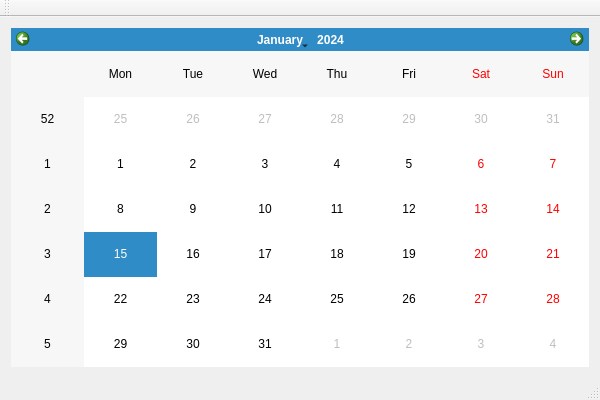
<?xml version="1.0" encoding="UTF-8"?>
<ui version="4.0">
 <class>BadgeWindow</class>
 <widget class="QMainWindow" name="BadgeWindow">
  <property name="geometry">
   <rect>
    <x>0</x>
    <y>0</y>
    <width>600</width>
    <height>400</height>
   </rect>
  </property>
  <property name="windowTitle">
   <string>Badge</string>
  </property>
  <widget class="QWidget" name="centralWidget">
   <layout class="QGridLayout" name="gridLayout">
    <item row="0" column="0">
     <widget class="QCalendarWidget" name="calendarWidget"/>
    </item>
   </layout>
  </widget>
  <widget class="QMenuBar" name="menuBar">
   <property name="geometry">
    <rect>
     <x>0</x>
     <y>0</y>
     <width>600</width>
     <height>22</height>
    </rect>
   </property>
  </widget>
  <widget class="QToolBar" name="mainToolBar">
   <attribute name="toolBarArea">
    <enum>TopToolBarArea</enum>
   </attribute>
   <attribute name="toolBarBreak">
    <bool>false</bool>
   </attribute>
  </widget>
  <widget class="QStatusBar" name="statusBar"/>
  <action name="actionSearch">
   <property name="text">
    <string>Search</string>
   </property>
  </action>
  <action name="actionInfo">
   <property name="text">
    <string>Info</string>
   </property>
  </action>
  <action name="actionClose">
   <property name="text">
    <string>Close</string>
   </property>
  </action>
  <action name="actionConfigure">
   <property name="text">
    <string>Configure</string>
   </property>
  </action>
 </widget>
 <layoutdefault spacing="6" margin="11"/>
 <resources/>
 <connections>
  <connection>
   <sender>calendarWidget</sender>
   <signal>clicked(QDate)</signal>
   <receiver>BadgeWindow</receiver>
   <slot>selectedDay(QDate)</slot>
   <hints>
    <hint type="sourcelabel">
     <x>199</x>
     <y>351</y>
    </hint>
    <hint type="destinationlabel">
     <x>30</x>
     <y>403</y>
    </hint>
   </hints>
  </connection>
 </connections>
 <slots>
  <slot>selectedDay(QDate)</slot>
 </slots>
</ui>
